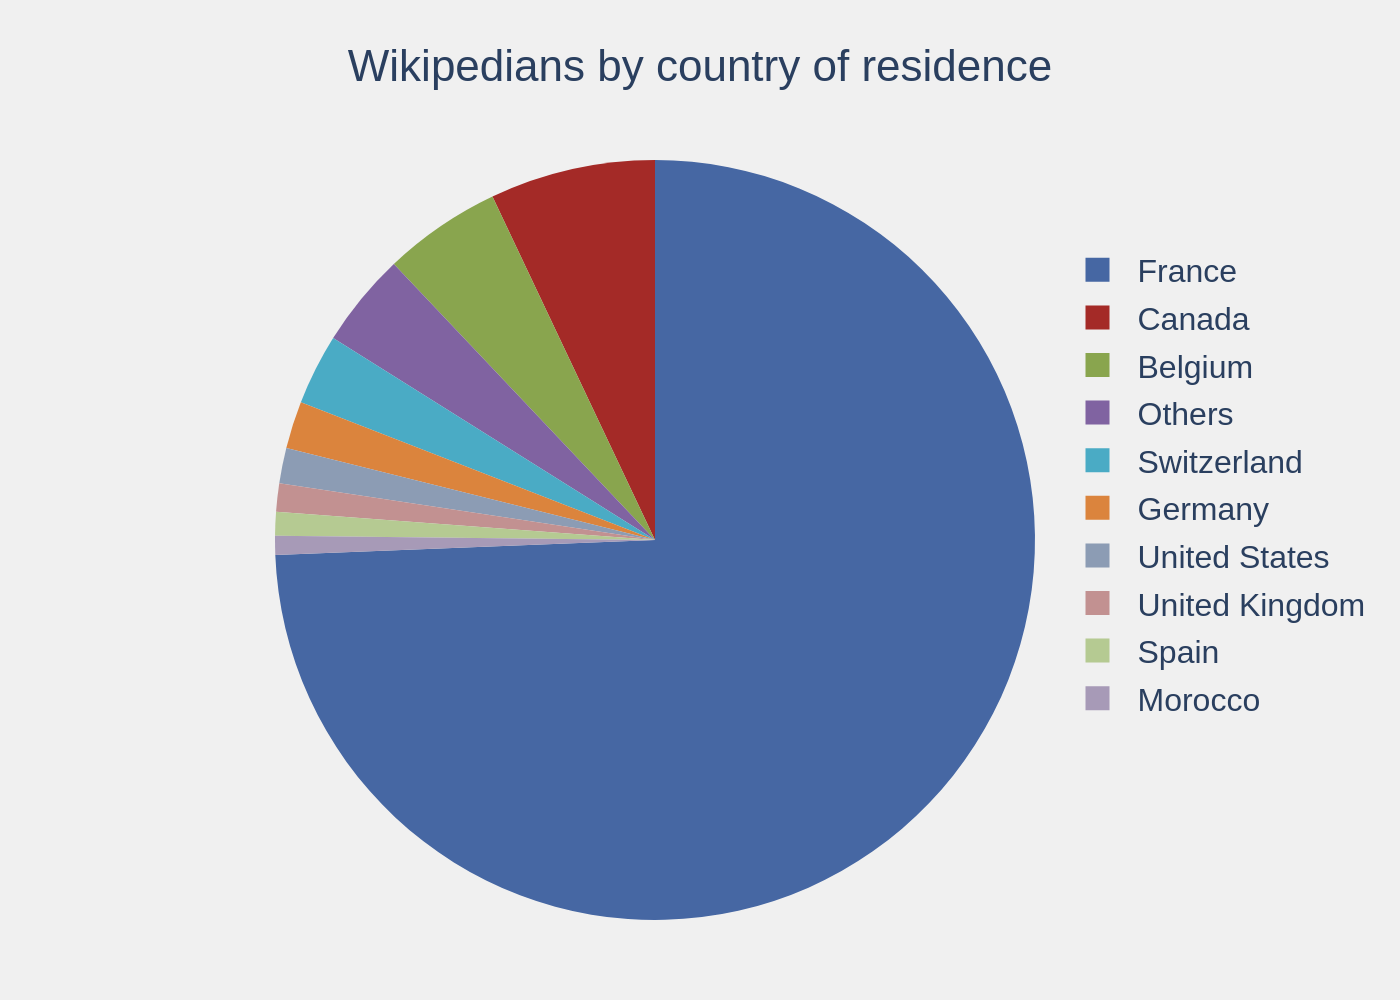

Generate this figure with Python:
import sys
import json
import plotly.graph_objects as go
from pathlib import Path

if len(sys.argv) != 2:
    print("Usage: python <script_name>.py <json_file_path>")
    sys.exit(1)

json_file_path = Path(sys.argv[1])
if not json_file_path.is_file():
    print(f"Error: File not found at {json_file_path}")
    sys.exit(1)

with open(json_file_path, 'r', encoding='utf-8') as f:
    chart_data = json.load(f)

data = chart_data.get('chart_data', [])
texts = chart_data.get('texts', {})
colors = chart_data.get('colors', [])

labels = [d['label'] for d in data]
values = [d['value'] for d in data]

fig = go.Figure()

fig.add_trace(go.Pie(
    labels=labels,
    values=values,
    marker_colors=colors,
    sort=False,
    textinfo='none',
    hoverinfo='label+percent',
    direction='counterclockwise'
))

title_text = texts.get('title', '')

fig.update_layout(
    title_text=title_text,
    title_x=0.5,
    title_y=0.95,
    font_family="Arial",
    font_size=16,
    legend=dict(
        traceorder='normal',
        x=0.85,
        y=0.9,
        xanchor='left',
        yanchor='top',
        bgcolor='rgba(255, 255, 255, 0)'
    ),
    paper_bgcolor='#F0F0F0',
    plot_bgcolor='#F0F0F0',
    margin=dict(l=40, r=40, t=80, b=40),
    width=800,
    height=500
)

output_filename = json_file_path.stem + ".png"
fig.write_image(output_filename, scale=2)

print(f"Chart saved to {output_filename}")
